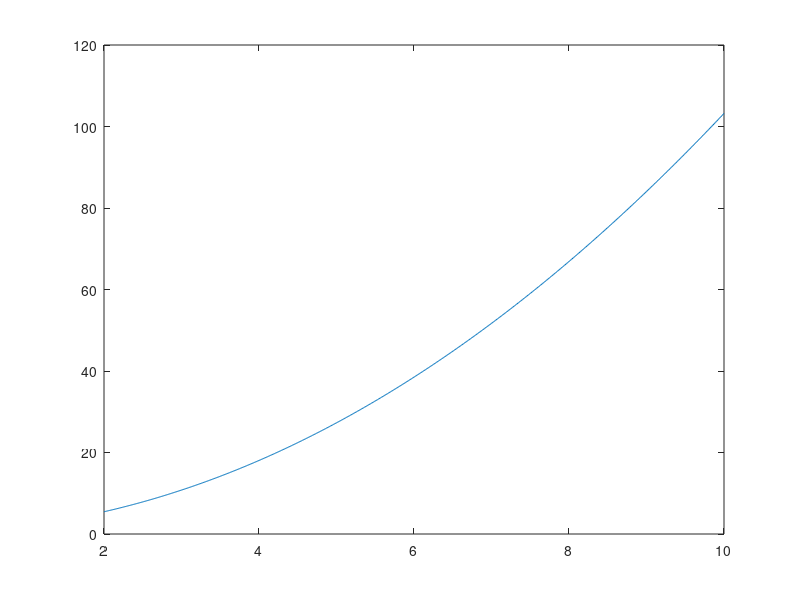

MATLAB code for this plot:
%f(x)=x^2 abrazolasa
clc;
x=2:0.01:10;
%f=x.*x;
%f=sin(x);
f=x.*x+sqrt(x)+sin(x)/log(x);
plot(x,f);
%axis ([xmin,xmax,ymin,ymax]);